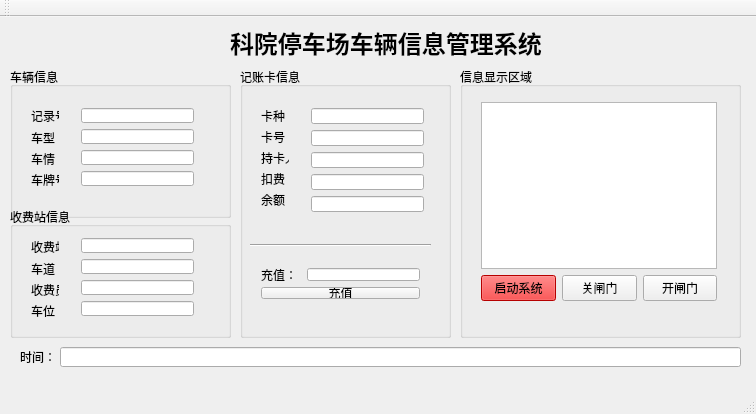
<?xml version="1.0" encoding="UTF-8"?>
<ui version="4.0">
 <class>MainWindow</class>
 <widget class="QMainWindow" name="MainWindow">
  <property name="geometry">
   <rect>
    <x>0</x>
    <y>0</y>
    <width>756</width>
    <height>414</height>
   </rect>
  </property>
  <property name="windowTitle">
   <string>MainWindow</string>
  </property>
  <widget class="QWidget" name="centralWidget">
   <widget class="QLabel" name="importLable">
    <property name="geometry">
     <rect>
      <x>230</x>
      <y>10</y>
      <width>361</width>
      <height>31</height>
     </rect>
    </property>
    <property name="font">
     <font>
      <family>等线 Light</family>
      <pointsize>18</pointsize>
      <weight>75</weight>
      <bold>true</bold>
     </font>
    </property>
    <property name="styleSheet">
     <string notr="true"/>
    </property>
    <property name="text">
     <string>科院停车场车辆信息管理系统</string>
    </property>
   </widget>
   <widget class="QGroupBox" name="groupBox">
    <property name="geometry">
     <rect>
      <x>10</x>
      <y>50</y>
      <width>221</width>
      <height>151</height>
     </rect>
    </property>
    <property name="title">
     <string>车辆信息</string>
    </property>
    <widget class="QPushButton" name="clear_button">
     <property name="geometry">
      <rect>
       <x>390</x>
       <y>200</y>
       <width>75</width>
       <height>23</height>
      </rect>
     </property>
     <property name="text">
      <string>清空</string>
     </property>
    </widget>
    <widget class="QWidget" name="layoutWidget">
     <property name="geometry">
      <rect>
       <x>60</x>
       <y>30</y>
       <width>135</width>
       <height>100</height>
      </rect>
     </property>
     <layout class="QVBoxLayout" name="verticalLayout">
      <item>
       <widget class="QLineEdit" name="jiluhao"/>
      </item>
      <item>
       <widget class="QLineEdit" name="chexing"/>
      </item>
      <item>
       <widget class="QLineEdit" name="cheqing"/>
      </item>
      <item>
       <widget class="QLineEdit" name="chepaihao"/>
      </item>
     </layout>
    </widget>
    <widget class="QWidget" name="layoutWidget">
     <property name="geometry">
      <rect>
       <x>10</x>
       <y>30</y>
       <width>50</width>
       <height>101</height>
      </rect>
     </property>
     <layout class="QVBoxLayout" name="verticalLayout_2">
      <item>
       <widget class="QLabel" name="label_2">
        <property name="text">
         <string>记录号：</string>
        </property>
       </widget>
      </item>
      <item>
       <widget class="QLabel" name="label_4">
        <property name="text">
         <string>车型：</string>
        </property>
       </widget>
      </item>
      <item>
       <widget class="QLabel" name="label_5">
        <property name="text">
         <string>车情：</string>
        </property>
       </widget>
      </item>
      <item>
       <widget class="QLabel" name="label_12">
        <property name="text">
         <string>车牌号：</string>
        </property>
       </widget>
      </item>
     </layout>
    </widget>
   </widget>
   <widget class="QLineEdit" name="shijian">
    <property name="geometry">
     <rect>
      <x>60</x>
      <y>330</y>
      <width>681</width>
      <height>20</height>
     </rect>
    </property>
   </widget>
   <widget class="QLabel" name="label_11">
    <property name="geometry">
     <rect>
      <x>20</x>
      <y>330</y>
      <width>54</width>
      <height>20</height>
     </rect>
    </property>
    <property name="text">
     <string>时间：</string>
    </property>
   </widget>
   <widget class="QGroupBox" name="groupBox_2">
    <property name="geometry">
     <rect>
      <x>10</x>
      <y>190</y>
      <width>221</width>
      <height>131</height>
     </rect>
    </property>
    <property name="title">
     <string>收费站信息</string>
    </property>
    <widget class="QWidget" name="layoutWidget">
     <property name="geometry">
      <rect>
       <x>60</x>
       <y>20</y>
       <width>135</width>
       <height>100</height>
      </rect>
     </property>
     <layout class="QVBoxLayout" name="verticalLayout_3">
      <item>
       <widget class="QLineEdit" name="shoufeizhan"/>
      </item>
      <item>
       <widget class="QLineEdit" name="chedao"/>
      </item>
      <item>
       <widget class="QLineEdit" name="shoufeiyuan"/>
      </item>
      <item>
       <widget class="QLineEdit" name="chewei"/>
      </item>
     </layout>
    </widget>
    <widget class="QWidget" name="layoutWidget">
     <property name="geometry">
      <rect>
       <x>10</x>
       <y>21</y>
       <width>50</width>
       <height>101</height>
      </rect>
     </property>
     <layout class="QVBoxLayout" name="verticalLayout_4">
      <item>
       <widget class="QLabel" name="label_8">
        <property name="text">
         <string>收费站：</string>
        </property>
       </widget>
      </item>
      <item>
       <widget class="QLabel" name="label_9">
        <property name="text">
         <string>车道：</string>
        </property>
       </widget>
      </item>
      <item>
       <widget class="QLabel" name="label_10">
        <property name="text">
         <string>收费员：</string>
        </property>
       </widget>
      </item>
      <item>
       <widget class="QLabel" name="label_16">
        <property name="text">
         <string>车位：</string>
        </property>
       </widget>
      </item>
     </layout>
    </widget>
   </widget>
   <widget class="QGroupBox" name="groupBox_3">
    <property name="geometry">
     <rect>
      <x>240</x>
      <y>50</y>
      <width>211</width>
      <height>271</height>
     </rect>
    </property>
    <property name="title">
     <string>记账卡信息</string>
    </property>
    <widget class="Line" name="line">
     <property name="geometry">
      <rect>
       <x>10</x>
       <y>170</y>
       <width>181</width>
       <height>16</height>
      </rect>
     </property>
     <property name="orientation">
      <enum>Qt::Horizontal</enum>
     </property>
    </widget>
    <widget class="QWidget" name="layoutWidget">
     <property name="geometry">
      <rect>
       <x>60</x>
       <y>30</y>
       <width>135</width>
       <height>126</height>
      </rect>
     </property>
     <layout class="QVBoxLayout" name="verticalLayout_5">
      <item>
       <widget class="QLineEdit" name="kazhong"/>
      </item>
      <item>
       <widget class="QLineEdit" name="kahao"/>
      </item>
      <item>
       <widget class="QLineEdit" name="chikaren"/>
      </item>
      <item>
       <widget class="QLineEdit" name="koufei"/>
      </item>
      <item>
       <widget class="QLineEdit" name="yue"/>
      </item>
     </layout>
    </widget>
    <widget class="QWidget" name="layoutWidget">
     <property name="geometry">
      <rect>
       <x>10</x>
       <y>30</y>
       <width>50</width>
       <height>121</height>
      </rect>
     </property>
     <layout class="QVBoxLayout" name="verticalLayout_6">
      <item>
       <widget class="QLabel" name="label_13">
        <property name="text">
         <string>卡种：</string>
        </property>
       </widget>
      </item>
      <item>
       <widget class="QLabel" name="kaho_l">
        <property name="text">
         <string>卡号：</string>
        </property>
       </widget>
      </item>
      <item>
       <widget class="QLabel" name="label_3">
        <property name="text">
         <string>持卡人：</string>
        </property>
       </widget>
      </item>
      <item>
       <widget class="QLabel" name="label_14">
        <property name="text">
         <string>扣费：</string>
        </property>
       </widget>
      </item>
      <item>
       <widget class="QLabel" name="label_7">
        <property name="text">
         <string>余额：</string>
        </property>
       </widget>
      </item>
     </layout>
    </widget>
    <widget class="QWidget" name="layoutWidget">
     <property name="geometry">
      <rect>
       <x>10</x>
       <y>190</y>
       <width>181</width>
       <height>53</height>
      </rect>
     </property>
     <layout class="QVBoxLayout" name="verticalLayout_7">
      <item>
       <layout class="QHBoxLayout" name="horizontalLayout">
        <item>
         <widget class="QLabel" name="label_15">
          <property name="text">
           <string>充值： </string>
          </property>
         </widget>
        </item>
        <item>
         <widget class="QLineEdit" name="chongzhi"/>
        </item>
       </layout>
      </item>
      <item>
       <widget class="QPushButton" name="chongzhiButton">
        <property name="text">
         <string>充值</string>
        </property>
       </widget>
      </item>
     </layout>
    </widget>
   </widget>
   <widget class="QGroupBox" name="groupBox_4">
    <property name="geometry">
     <rect>
      <x>460</x>
      <y>50</y>
      <width>281</width>
      <height>271</height>
     </rect>
    </property>
    <property name="title">
     <string>信息显示区域</string>
    </property>
    <widget class="QWidget" name="layoutWidget">
     <property name="geometry">
      <rect>
       <x>10</x>
       <y>24</y>
       <width>258</width>
       <height>221</height>
      </rect>
     </property>
     <layout class="QVBoxLayout" name="verticalLayout_8">
      <item>
       <widget class="QTextBrowser" name="infodisp"/>
      </item>
      <item>
       <layout class="QHBoxLayout" name="horizontalLayout_2">
        <item>
         <widget class="QPushButton" name="startSystem">
          <property name="styleSheet">
           <string notr="true">background-color: rgb(255, 0, 0);</string>
          </property>
          <property name="text">
           <string>启动系统</string>
          </property>
         </widget>
        </item>
        <item>
         <widget class="QPushButton" name="closeDoorButton">
          <property name="text">
           <string>关闸门</string>
          </property>
         </widget>
        </item>
        <item>
         <widget class="QPushButton" name="openDoorButton">
          <property name="text">
           <string>开闸门</string>
          </property>
         </widget>
        </item>
       </layout>
      </item>
     </layout>
    </widget>
   </widget>
  </widget>
  <widget class="QMenuBar" name="menuBar">
   <property name="geometry">
    <rect>
     <x>0</x>
     <y>0</y>
     <width>756</width>
     <height>23</height>
    </rect>
   </property>
  </widget>
  <widget class="QToolBar" name="mainToolBar">
   <attribute name="toolBarArea">
    <enum>TopToolBarArea</enum>
   </attribute>
   <attribute name="toolBarBreak">
    <bool>false</bool>
   </attribute>
  </widget>
  <widget class="QStatusBar" name="statusBar"/>
 </widget>
 <layoutdefault spacing="6" margin="11"/>
 <resources/>
 <connections/>
</ui>
